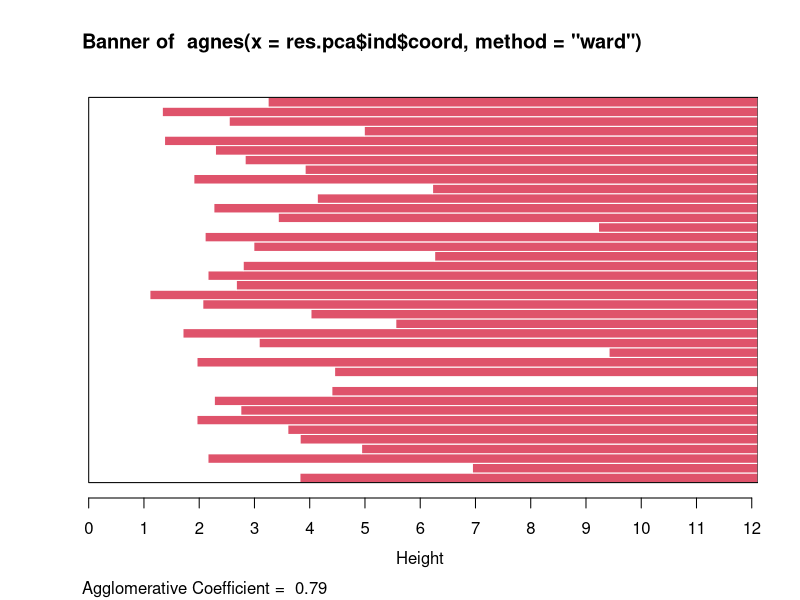
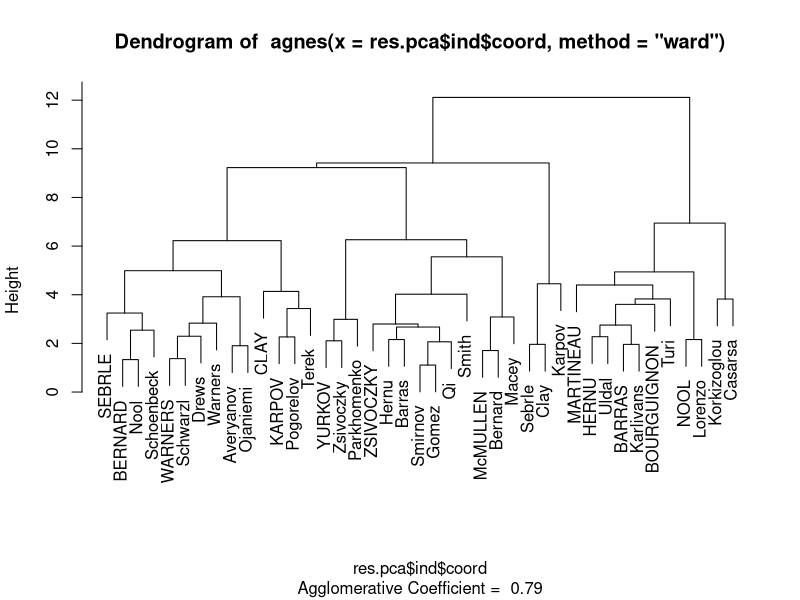
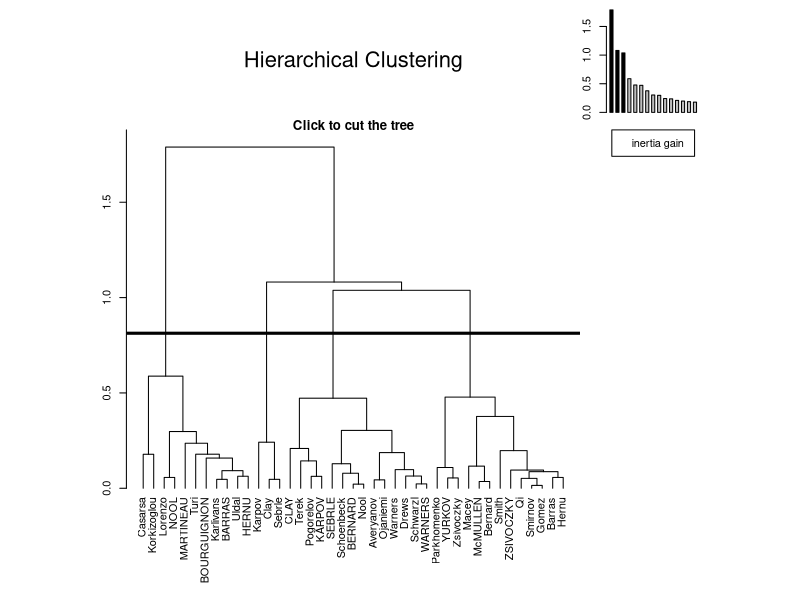

These figures' R source, in order: (Note: this script raises an error after producing the figures.)
# Chargement de la librairie
library(FactoMineR)
library(cluster)

data(decathlon)
# scale(decathlon[,1:10])
cah <- agnes(decathlon, method="ward", stand=TRUE)

# plot(cah, xlab = "Individu") # title("Dendogramme")
# plot(cah, xlab="Individu", ylab="Seuil", col.axis="red", col.lab="red", main="Dendogramme Decathlon")
classes = cutree(cah, 4)
# Ajout d'une colonne
decath.classes=cbind.data.frame(decathlon, as.factor(classes))
decath.classes
dim(decath.classes)
colnames(decath.classes)[14]="Classe"
# Decrit la variable qui ont influencés le plus pour la création des cluster
catdes(decath.classes, num.var=14)
res.pca = PCA(decath.classes, quanti.sup=11:12, quali.sup=13:14, graph=FALSE)
#plot(res.pca, choix="ind", habillage=14)
# Uniquement sur les 8 composantes principales
res.pca = PCA(decathlon, quanti.sup=11:12, quali.sup=13, graph=FALSE, ncp=8)
res.cah=agnes(res.pca$ind$coord, method="ward")
plot(res.cah)
HCPC(res.pca)
